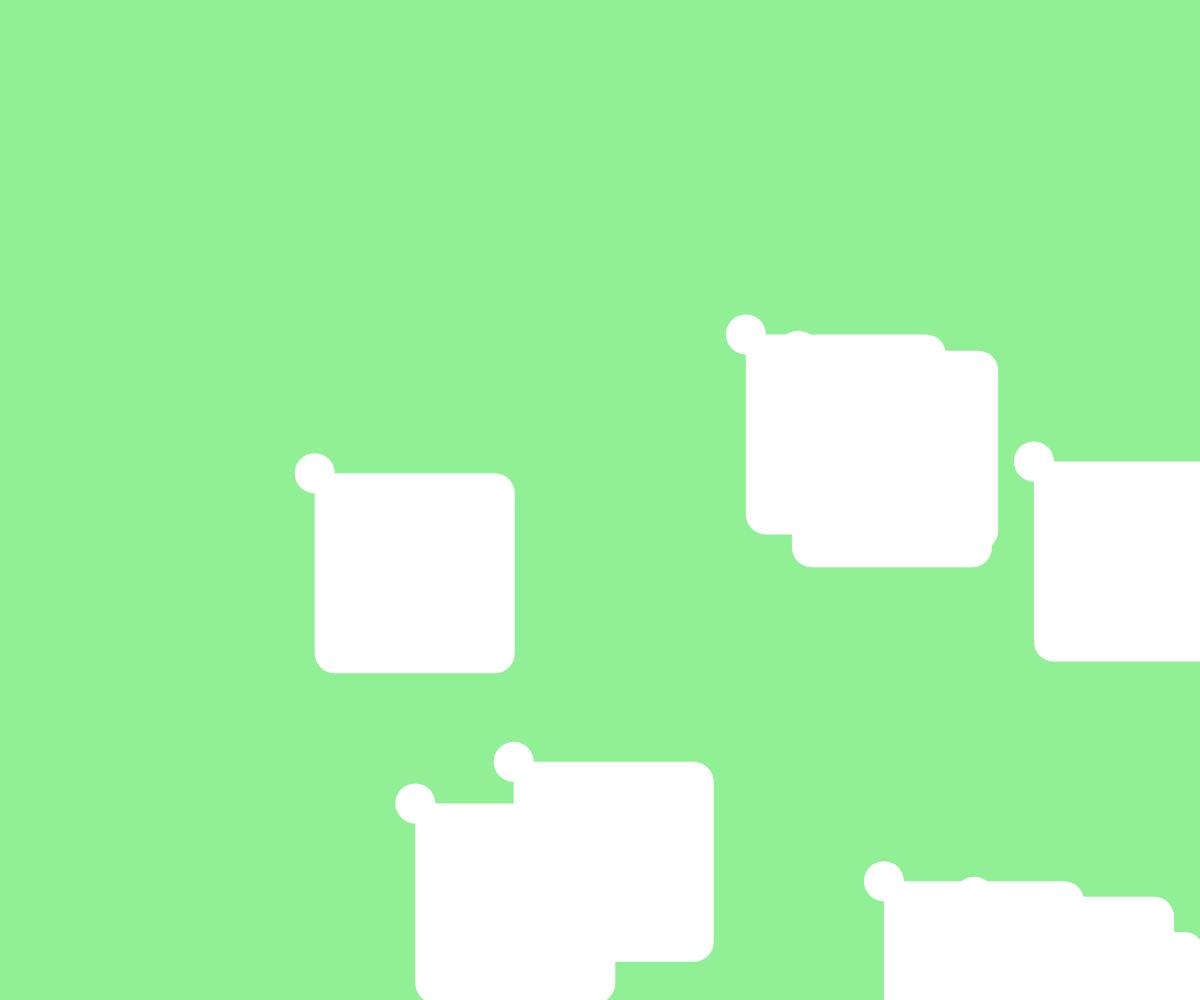
Frame 1 (no input)
Frame 60 (no input): blank canvas, image omitted
Frame 120 (the mouse pressed at the canvas centre since frame 60): blank canvas, image omitted

The p5.js sketch that drew this single still picture (run headless with seeded random() and noise() and a simulated clock; from frame 60 on, the mouse is pressed at the canvas centre):

// p5.js sketch
// ── sketch.js
// define an object
var carArray = [];
// var car;

function setup() {
  createCanvas(windowWidth, windowHeight);
  //create object

  for (var i = 0; i < 10; i++) {
    carArray.push(new Car(random(256),random(256),random(256)));
  }

  // car = new Car(random(256),random(256),random(256));


}

function draw() {
  background(145, 240, 149);

  // car.move();
  // car.display();

  for (var i = 0; i < carArray.length; i++) {
    carArray[i].display();
    carArray[i].move();
  }
}

// ── car.js
//constructor method
function Car() {
  this.x = random(width);
  this.y = random(height);
  this.t = 200;
  this.b = 200;
  this.diameter = 40;
  this.speedX = 100;
  this.speedY = 100;

  this.move = function() {
    this.x += this.speed;
    this.y += this.speed;

//    if (this.x >= windowWidth) {
  //    this.speedX = -this.speedX;
//    }
  };

  this.display = function() {
    noStroke();
    rect(this.x, this.y, this.t,this.b, 20);
    ellipse(this.x, this.y, this.diameter, this.diameter);

  };

}
